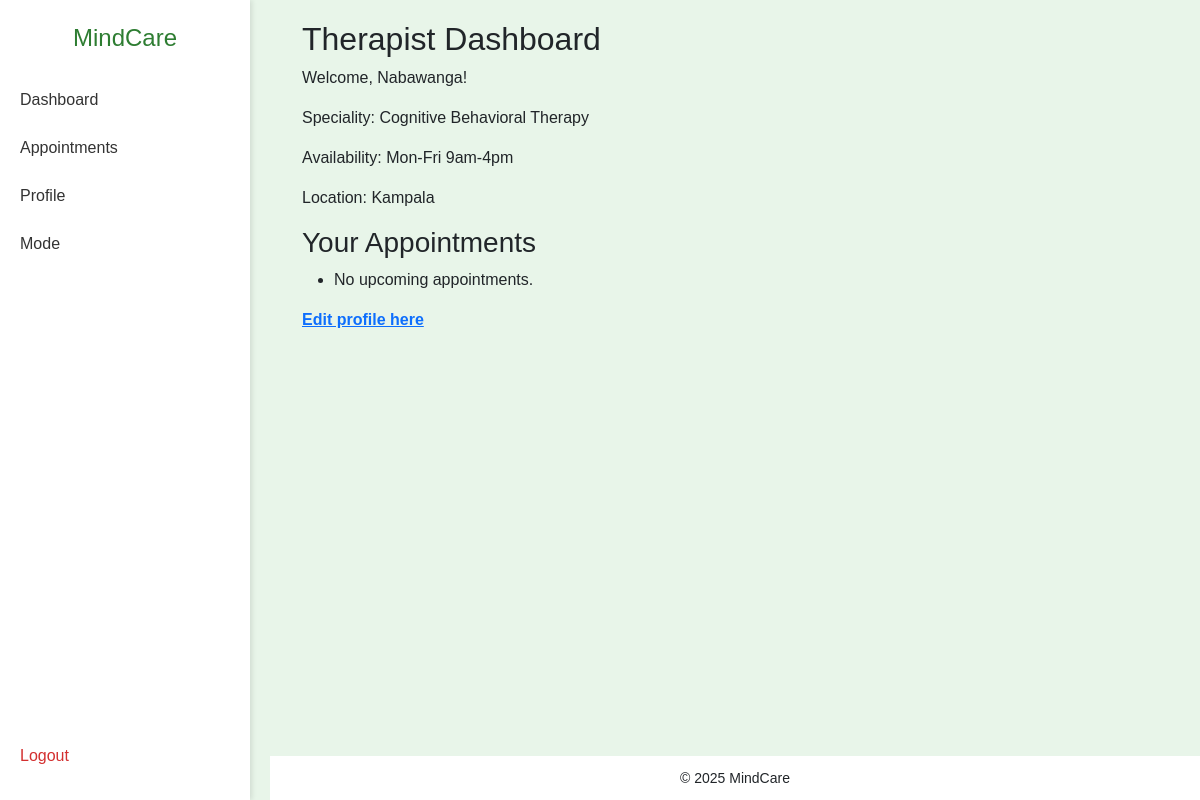
Screenshot of /therapist/dashboard/ (signed in) with the database file from the repository.
### users/models.py (models this page shows, shortened)
class TherapistProfile(models.Model):
    user = models.OneToOneField(settings.AUTH_USER_MODEL, on_delete=models.CASCADE)
    speciality = models.CharField(max_length=100)
    bio = models.TextField(blank=True)
    availability = models.CharField(max_length=100)
    location = models.CharField(max_length=100, blank=True)
    created_at = models.DateTimeField(auto_now_add=True)

### users/views.py (the view)
# urls.py: path('therapist/dashboard/', views.therapist_dashboard, name='therapist_dashboard'),
@login_required
def therapist_dashboard(request):
    profile = TherapistProfile.objects.filter(user=request.user).first()
    appointments = Appointment.objects.filter(therapist = request.user).order_by("date")
    return render(request, "therapist/therapist_dashboard.html",{
        "profile": profile,
        "appointments": appointments
    })

### users/templates/therapist/therapist_dashboard.html
{% extends 'base.html' %}
{% block content %}
<h2>Therapist Dashboard</h2>
<p>Welcome, {{ user.username }}!</p>
{% if profile %}
    <p>Speciality: {{ profile.speciality }}</p>
    <p>Availability: {{ profile.availability }}</p>
    <p>Location: {{ profile.location }}</p>
{% else %}
    <p>You haven't set up your profile yet. Please <a href="{% url 'edit_therapist_profile' %}">set up your profile</a>.</p>
{% endif %}
<h3>Your Appointments</h3>
<ul>
{% for appt in appointments %}
    <li>
        {{ appt.date }} with {{ appt.client.username }}
        ({{ appt.status }})
        - <a href="{% url 'mark_appointment_status' appt.id 'confirmed' %}">Confirm</a>
        - <a href="{% url 'mark_appointment_status' appt.id 'completed' %}">Complete</a>
        - <a href="{% url 'mark_appointment_status' appt.id 'cancelled' %}">Cancel</a>
    </li>
{% empty %}
    <li>No upcoming appointments.</li>
{% endfor %}
</ul>
<p><a href="{% url 'edit_therapist_profile' %}"><b>Edit profile here</b></a></p>
{% endblock %}

### users/templates/base.html (shortened to what this page needs)
<!DOCTYPE html>
<html lang="en">
<head>
    <link rel="stylesheet" href="https://cdn.jsdelivr.net/npm/bootstrap@5.3.0/dist/css/bootstrap.min.css"/>
</head>
<body>
    <div class="sidebar">
        <div class="logo">MindCare</div>
        <a href="{% url 'therapist_dashboard' %}" class="nav-item">Dashboard</a>
        <a href="{% url 'therapist_appointments' %}" class="nav-item">Appointments</a>
        <a href="{% url 'edit_therapist_profile' %}" class="nav-item">Profile</a>
        <a href="{% url 'mode_settings' %}" class="nav-item">Mode</a>
        <a href="{% url 'logout' %}" class="nav-item logout">Logout</a>
    </div>
    <div class="content">
        <div class="container">
            {% block content %}{% endblock %}
        </div>
    </div>
    <footer>
        <small>© 2025 MindCare</small>
    </footer>
</body>
</html>

### users/templates/base.html (style rules this page uses)
body { font-family: Arial, sans-serif; margin: 0; background-color: #e8f5e9; }
.sidebar { width: 250px; height: 100vh; background-color: #fff; padding: 20px 0; box-shadow: 2px 0 5px rgba(0,0,0,0.1); position: fixed; }
.sidebar .logo { text-align: center; padding-bottom: 20px; color: #2e7d32; font-size: 24px; }
.sidebar .nav-item { display: block; padding: 12px 20px; color: #333; text-decoration: none; }
.sidebar .nav-item.logout { color: #d32f2f; position: absolute; bottom: 20px; width: 210px; }
.content { margin-left: 270px; padding: 20px; }
footer { text-align: center; padding: 10px; background-color: #fff; position: fixed; bottom: 0; width: calc(100% - 270px); margin-left: 270px; }

### rows the page displays
TherapistProfile: speciality "Cognitive Behavioral Therapy", availability "Mon-Fri 9am-4pm", location "Kampala"

### other values shown
{{ user.username }} "Nabawanga"
